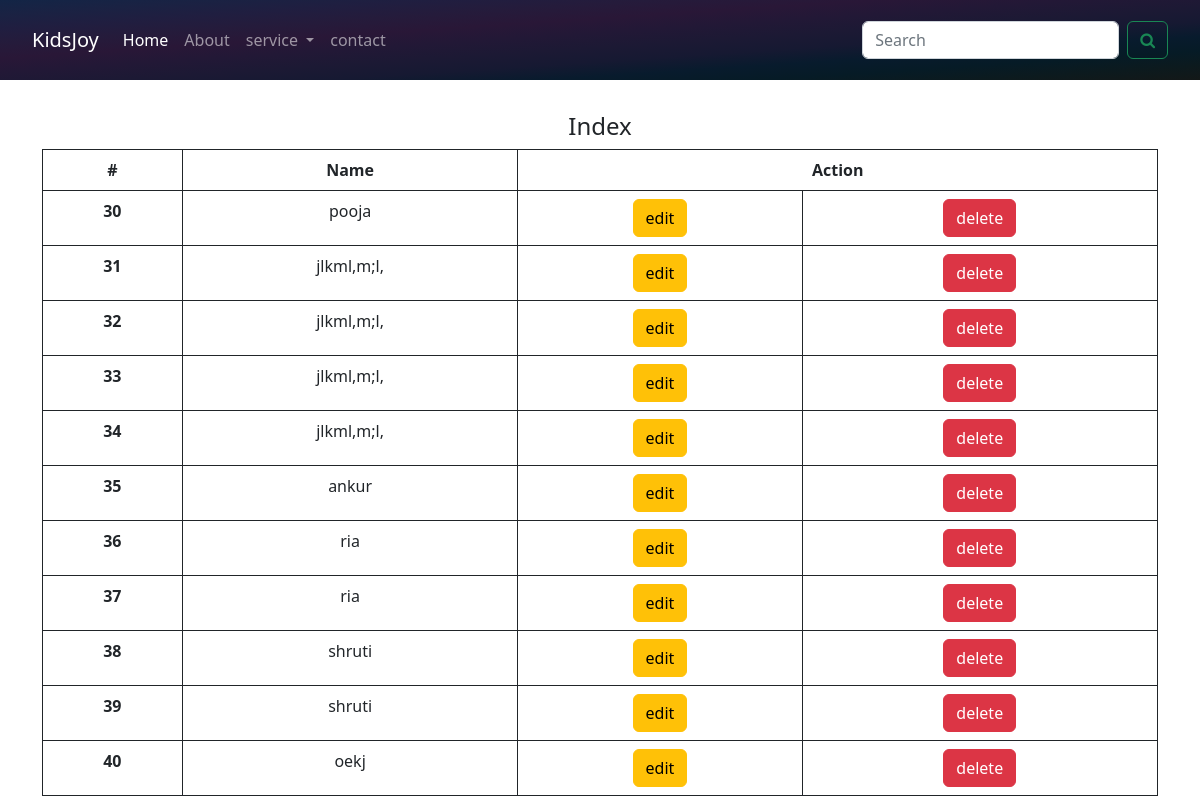
The page /index on the database as committed earlier.
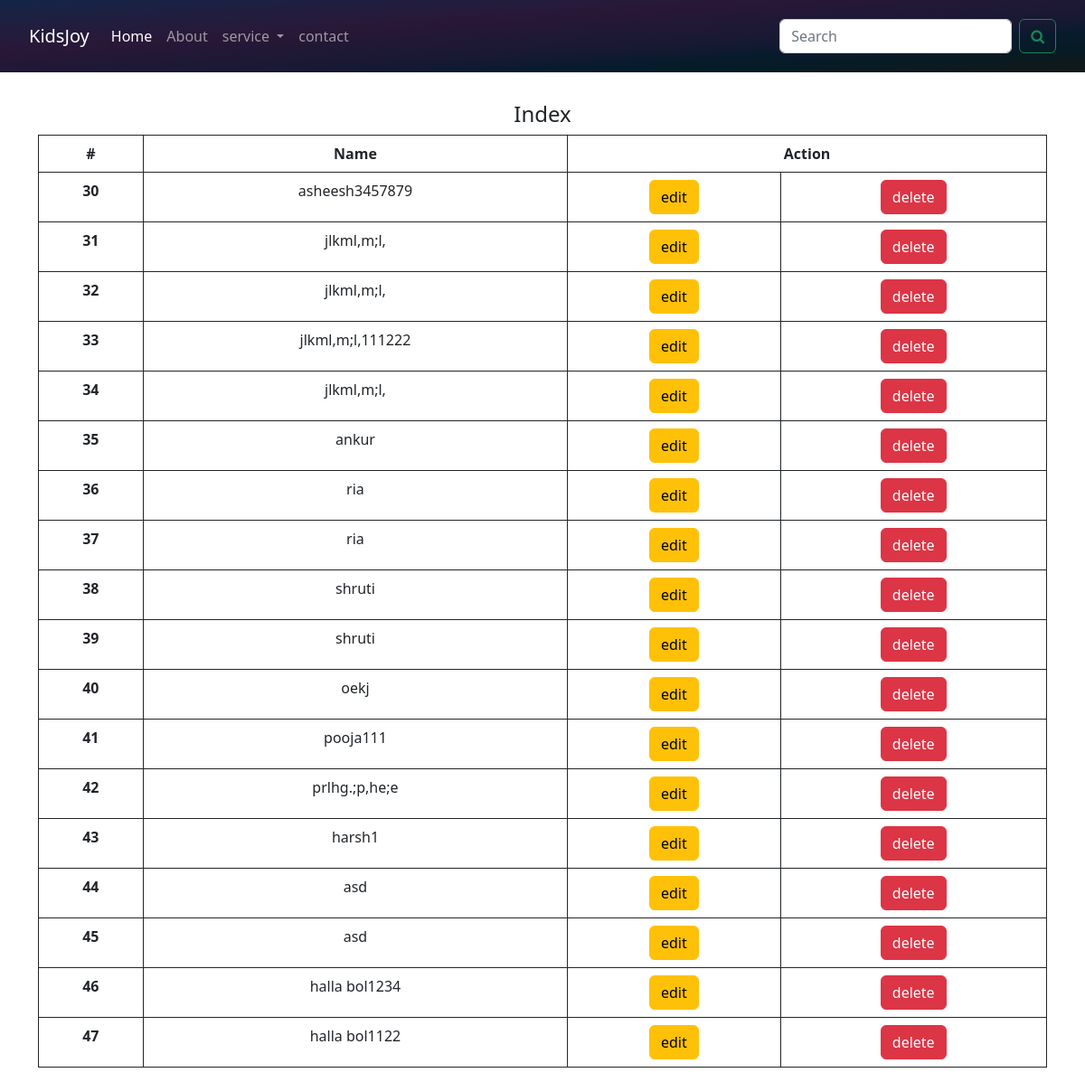
The same page on the database as committed later.
### kids_joy/models.py (models this page shows)
class Category(models.Model):
    category_id = models.AutoField(primary_key=True)
    name = models.CharField(max_length=100)

### kids_joy/views.py (the view)
# urls.py: path('index', views.index, name='index'),
def index(request):
    categorys =  Category.objects.all()
    return render(request, 'index.html', {'categorys': categorys})

### templates/index.html (shortened to what this page needs)
{% extends 'base.html' %}
{% block body %}
<div class="container" style="margin-top: 2rem; text-align: center;">
  <h4 style="text-align: center;">Index</h4>
          <table class="table table-bordered border-dark">
          <thead>
            <tr>
              <th scope="col">#</th>
              <th scope="col">Name</th>
              <th colspan="2">Action</th>
            </tr>
          </thead>
          <tbody>
            {% for book in categorys %}
            <tr>
              <th scope="row">{{ book.category_id }}</th>
              <td>{{ book.name }}</td>
              <td><a href="edit_category/{{book.category_id}}" class="btn btn-warning" id = '{{book.category_id}}'>edit</a></td>
              <td><a href="delete/{{book.category_id}}" class="btn btn-danger" id = '{{book.category_id}}'>delete</a></td>
            </tr>
           {% endfor %}
          </tbody>
        </table>
</div>
{% endblock%}

### templates/base.html (shortened to what this page needs)
<!doctype html>
<html lang="en">
  <head>
    <link href="https://cdn.jsdelivr.net/npm/bootstrap@5.2.0/dist/css/bootstrap.min.css" rel="stylesheet">
    <link href="https://getbootstrap.com/docs/5.2/assets/css/docs.css" rel="stylesheet">
    <link rel="stylesheet" href="https://cdnjs.cloudflare.com/ajax/libs/font-awesome/4.7.0/css/font-awesome.min.css">
  </head>
  <body class=" m-0 border-0 ">
    <nav class="navbar navbar-expand-lg BG navbar-dark">
      <div class=" container-fluid">
        <a class="navbar-brand" href="/">KidsJoy</a>
        <div class="collapse navbar-collapse" id="navbarSupportedContent">
          <ul class="navbar-nav me-auto mb-2 mb-lg-0">
            <li class="nav-item">
              <a class="nav-link active" aria-current="page" href="/">Home</a>
            </li>
            <li class="nav-item">
              <a class="nav-link" href="/about">About</a>
            </li>
            <li class="nav-item dropdown">
              <a class="nav-link dropdown-toggle" href="#" role="button" data-bs-toggle="dropdown" aria-expanded="false">
                service
              </a>
            </li>
            <li class="nav-item">
              <a class="nav-link" href="/contact">contact</a>
            </li>
          </ul>
          <form class="d-flex example" role="search">
            <input class="form-control me-2" type="search" placeholder="Search" aria-label="Search">
            <button class="btn btn-outline-success" type="submit"><i class="fa fa-search"></i></button>
          </form>
        </div>
      </div>
    </nav>
    {% block body  %}
    {% endblock %}
  </body>
</html>

### templates/base.html (style rules this page uses)
.BG { background-image: linear-gradient(to right bottom, #132546, #1a2243, #201e40, #251b3b, #291737, #221836, #1c1934, #161932, #081b2d, #061b26, #0c1a1e, #131818); padding: 20px; }

Rows that differ between the two databases and show on the page:
changed Category id 30: name "pooja" → "asheesh3457879"
changed Category id 33: name "jlkml,m;l," → "jlkml,m;l,111222"
added Category: category_id "41", name "pooja111"
added Category: category_id "42", name "prlhg.;p,he;e"
added Category: category_id "43", name "harsh1"
added Category: category_id "44", name "asd"
added Category: category_id "45", name "asd"
added Category: category_id "46", name "halla bol1234"
added Category: category_id "47", name "halla bol1122"
